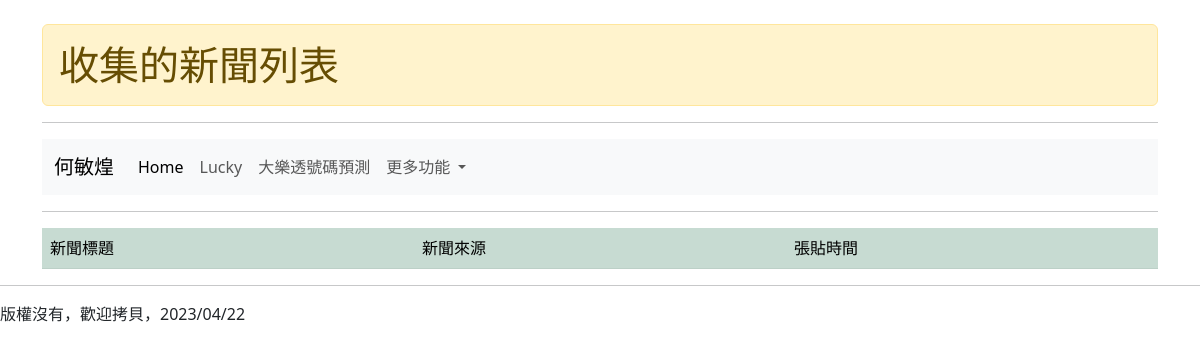
Page /mynews/ on the earlier database version.
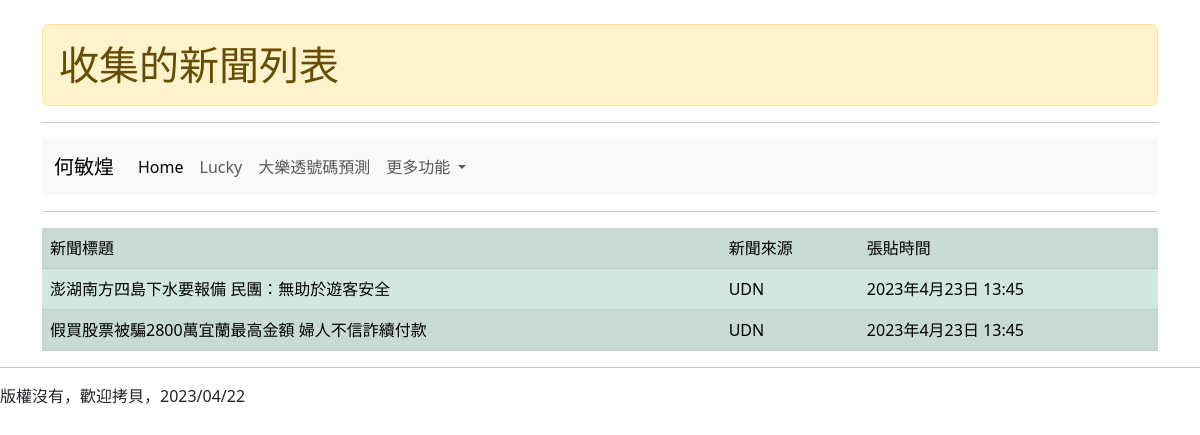
Same page on the later database version.
### mysite/models.py (models this page shows, shortened)
class News(models.Model):
    title = models.CharField(max_length=50)
    content = models.TextField()
    source = models.CharField(max_length=50)
    pdate = models.DateTimeField(auto_now_add=True)

### mysite/views.py (the view)
# urls.py: path('mynews/', views.mynews),
def mynews(request):
    news = News.objects.all()
    return render(request, "mynews.html", locals())

### templates/mynews.html (shortened to what this page needs)
{% extends "base.html" %}
{% block headmessage %}
	<h1 class="alert alert-warning">收集的新聞列表</h1>
{% endblock %}
{% block content %}
	<table class="table table-success table-striped">
		<tr><td>新聞標題</td><td>新聞來源</td><td>張貼時間</td></tr>
  {% for item in news %}
  		<tr>
  			<td>{{ item.title }}</td>
  			<td>{{ item.source }}</td>
  			<td>{{ item.pdate }}</td>
    	</tr>
  {% endfor %}
  	</table>
{% endblock %}

### templates/base.html (shortened to what this page needs)
<!DOCTYPE html>
<html>
<head>
    <link href="https://cdn.jsdelivr.net/npm/bootstrap@5.3.0-alpha3/dist/css/bootstrap.min.css" rel="stylesheet">
</head>
<body>
    <div class="container">
        <br>
        {% block headmessage %} {% endblock %}
        <hr>
        {% include 'header.html' %}
        <hr>
        {% block content %} {% endblock %}
    </div>
    {% include 'footer.html' %}
</body>
</html>

### templates/header.html (shortened to what this page needs)
<nav class="navbar navbar-expand-lg bg-body-tertiary">
  <div class="container-fluid">
    <a class="navbar-brand" href="#">何敏煌</a>
    <div class="collapse navbar-collapse" id="navbarNavDropdown">
      <ul class="navbar-nav">
        <li class="nav-item">
          <a class="nav-link active" aria-current="page" href="/">Home</a>
        </li>
        <li class="nav-item">
          <a class="nav-link" href="/lucky/">Lucky</a>
        </li>
        <li class="nav-item">
          <a class="nav-link" href="/lotto/">大樂透號碼預測</a>
        </li>
        <li class="nav-item dropdown">
          <a
            class="nav-link dropdown-toggle"
            href="#"
            role="button"
            data-bs-toggle="dropdown"
            aria-expanded="false"
          >
            更多功能
          </a>
        </li>
      </ul>
    </div>
  </div>
</nav>

### templates/footer.html
<hr>
版權沒有，歡迎拷貝，2023/04/22

Differences in the rows shown:
added News: title "澎湖南方四島下水要報備 民團：無助於遊客安全", source "UDN", pdate "2023年4月23日 13:45"
added News: title "假買股票被騙2800萬宜蘭最高金額 婦人不信詐續付款", source "UDN", pdate "2023年4月23日 13:45"
